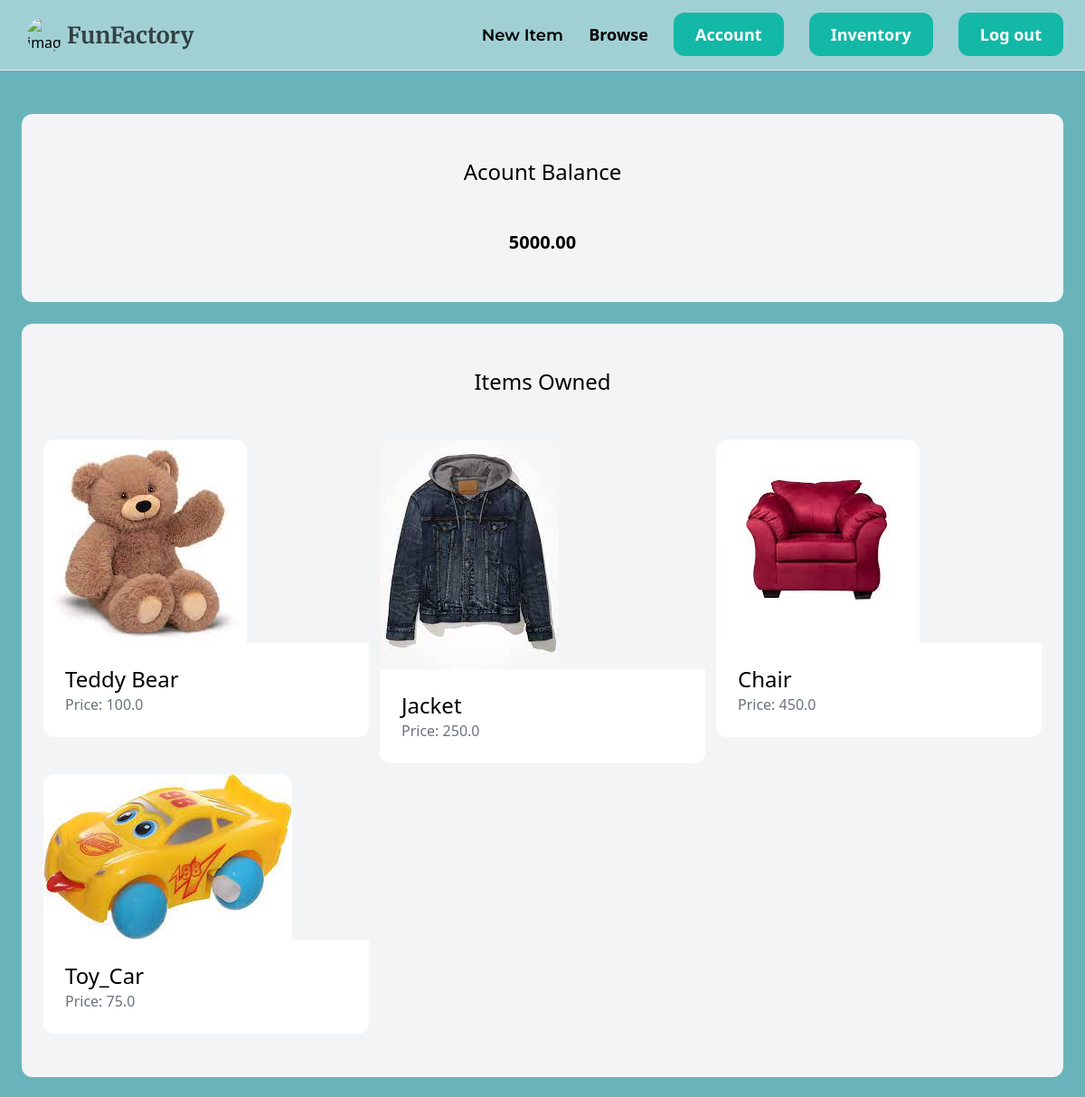
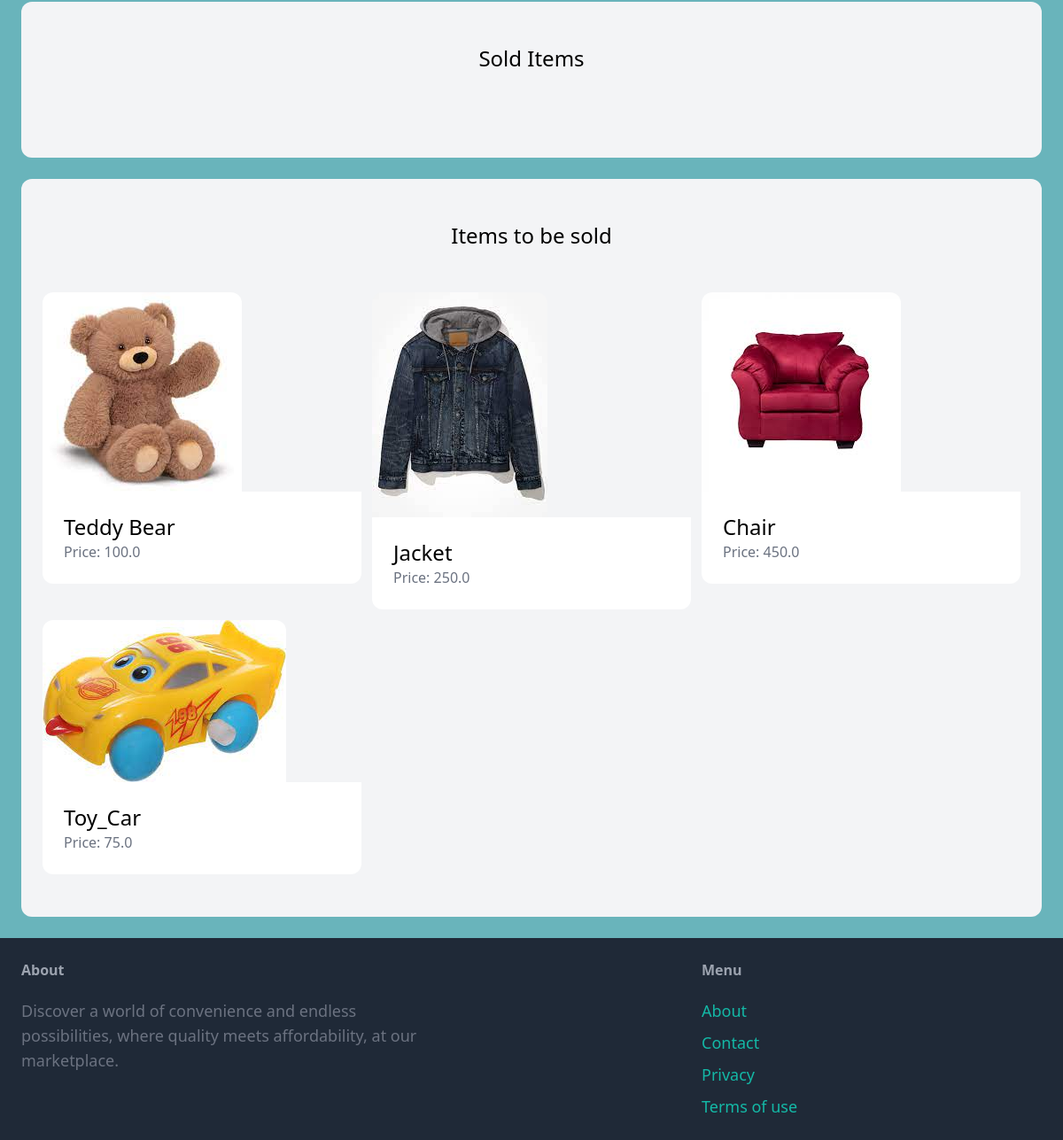
Page /account (signed in) on the committed database (2 pictures, top to bottom).
### item/models.py (models this page shows)
class Item(models.Model):
    category = models.ForeignKey(Category, related_name='items', on_delete=models.CASCADE)
    name = models.CharField(max_length=255)
    description = models.TextField(blank=True, null=True)
    price = models.FloatField()
    image = models.ImageField(upload_to='items_images', blank=True, null=True)
    is_Sold = models.BooleanField(default=False)
    created_by = models.ForeignKey(User, related_name='items', on_delete=models.CASCADE)
    created_at = models.DateTimeField(auto_now_add=True)

### account/views.py (the view)
# urls.py: path('', views.index, name='index'),
@login_required
def index(request):
    items = Item.objects.filter(created_by=request.user)
    return render(request, 'account/index.html', {
        'items': items,
    })

### account/templates/account/index.html (shortened to what this page needs)
{% extends 'core/base.html' %}
{% block content %}
    <div class="mt-6 px-6 py-12 bg-gray-100 rounded-xl">
        <h2 class="mb-12 text-2xl text-center">Acount Balance</h2>
        <h2 class="mb-1 text-xl text-center font-semibold">5000.00</h2>
    </div>
    <div class="mt-6 px-6 py-12 bg-gray-100 rounded-xl">
        <h2 class="mb-12 text-2xl text-center">Items Owned</h2>
        <div class="grid grid-cols-3 gap-3">
            {% for item in items %}
                <div>
                    <a href="{% url 'item:detail' item.id %}">
                        <div>
                            <img src="{{ item.image.url }}" class="rounded-t-xl">
                        </div>
                        <div class="p-6 bg-white rounded-b-xl">
                            <h2 class="text-2xl">{{ item.name }}</h2>
                            <p class="text-gray-500">Price: {{ item.price }}</p>
                        </div>
                    </a>
                </div>
            {% endfor %}
        </div>
    </div>
    <div class="mt-6 px-6 py-12 bg-gray-100 rounded-xl">
        <h2 class="mb-12 text-2xl text-center">Sold Items</h2>
    </div>
    <div class="mt-6 px-6 py-12 bg-gray-100 rounded-xl">
        <h2 class="mb-12 text-2xl text-center">Items to be sold</h2>
        <div class="grid grid-cols-3 gap-3">
            {% for item in items %}
            {% if item.is_Sold == False %}
                <div>
                    <a href="{% url 'item:detail' item.id %}">
                        <div>
                            <img src="{{ item.image.url }}" class="rounded-t-xl">
                        </div>
                        <div class="p-6 bg-white rounded-b-xl">
                            <h2 class="text-2xl">{{ item.name }}</h2>
                            <p class="text-gray-500">Price: {{ item.price }}</p>
                        </div>
                    </a>
                </div>
            {% endif %}
            {% endfor %}
        </div>
    </div>
{% endblock %}

### rows in the picture
Item: image (picture), name "Teddy Bear", price "100.0"
Item: image (picture), name "Jacket", price "250.0"
Item: image (picture), name "Chair", price "450.0"
Item: image (picture), name "Toy_Car", price "75.0"
